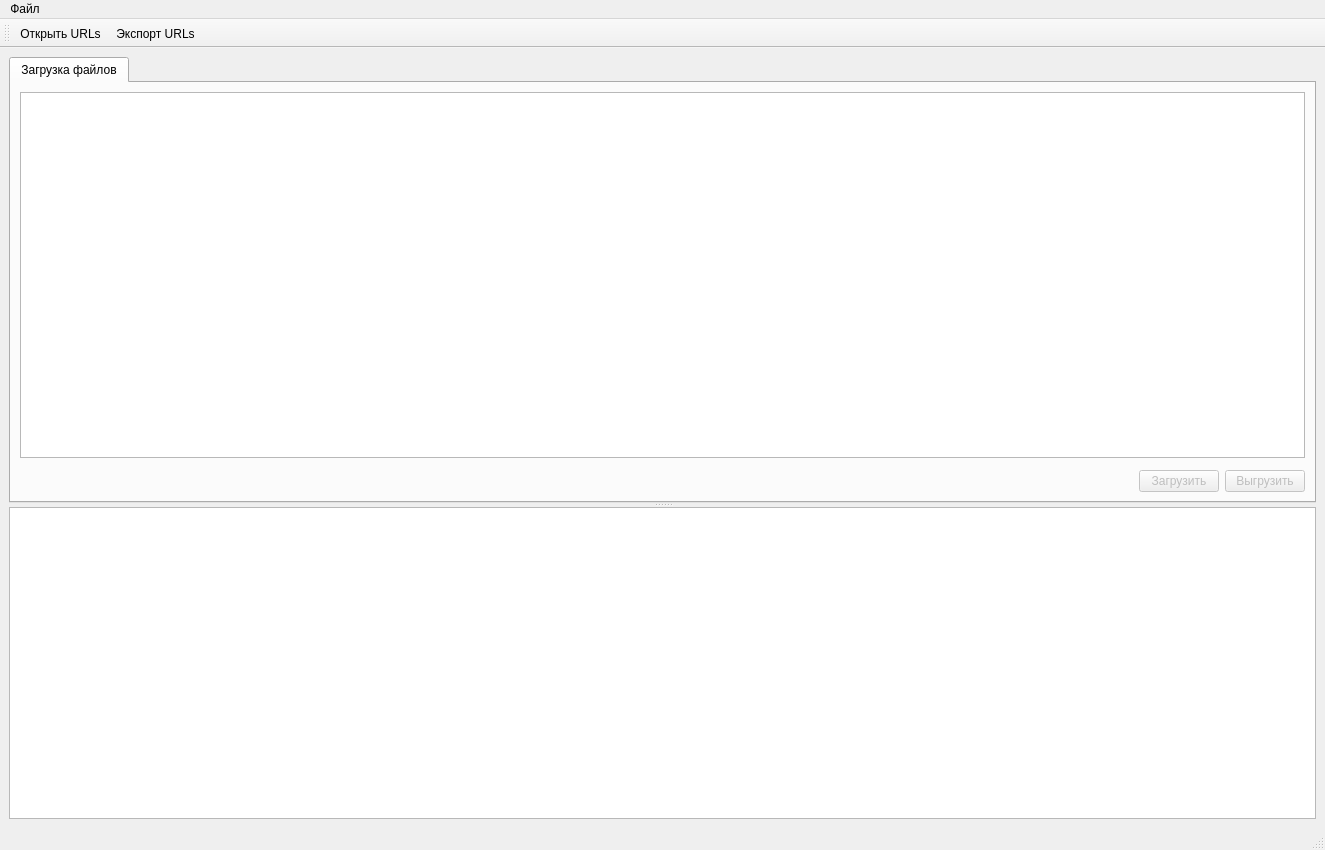
<?xml version="1.0" encoding="UTF-8"?>
<ui version="4.0">
 <class>MainWindow</class>
 <widget class="QMainWindow" name="MainWindow">
  <property name="geometry">
   <rect>
    <x>0</x>
    <y>0</y>
    <width>1325</width>
    <height>850</height>
   </rect>
  </property>
  <property name="windowTitle">
   <string>file-uploader</string>
  </property>
  <property name="windowIcon">
   <iconset resource="file-uploader.qrc">
    <normaloff>:/img/app.png</normaloff>:/img/app.png</iconset>
  </property>
  <widget class="QWidget" name="centralwidget">
   <layout class="QVBoxLayout" name="verticalLayout_2">
    <item>
     <widget class="QSplitter" name="splitter">
      <property name="orientation">
       <enum>Qt::Vertical</enum>
      </property>
      <widget class="QTabWidget" name="tabWidget">
       <property name="currentIndex">
        <number>0</number>
       </property>
       <widget class="QWidget" name="downloadTab">
        <attribute name="title">
         <string>Загрузка файлов</string>
        </attribute>
        <layout class="QVBoxLayout" name="verticalLayout">
         <item>
          <widget class="QTableView" name="urlsView">
           <property name="selectionMode">
            <enum>QAbstractItemView::SingleSelection</enum>
           </property>
           <property name="selectionBehavior">
            <enum>QAbstractItemView::SelectRows</enum>
           </property>
           <attribute name="horizontalHeaderMinimumSectionSize">
            <number>30</number>
           </attribute>
           <attribute name="horizontalHeaderStretchLastSection">
            <bool>true</bool>
           </attribute>
           <attribute name="verticalHeaderDefaultSectionSize">
            <number>24</number>
           </attribute>
          </widget>
         </item>
         <item>
          <widget class="FileSelector" name="dirSelector" native="true"/>
         </item>
         <item>
          <layout class="QHBoxLayout" name="horizontalLayout">
           <property name="topMargin">
            <number>0</number>
           </property>
           <item>
            <spacer name="horizontalSpacer">
             <property name="orientation">
              <enum>Qt::Horizontal</enum>
             </property>
             <property name="sizeHint" stdset="0">
              <size>
               <width>40</width>
               <height>20</height>
              </size>
             </property>
            </spacer>
           </item>
           <item>
            <widget class="QPushButton" name="downloadBtn">
             <property name="enabled">
              <bool>false</bool>
             </property>
             <property name="text">
              <string>Загрузить</string>
             </property>
             <property name="icon">
              <iconset resource="file-uploader.qrc">
               <normaloff>:/img/download.png</normaloff>:/img/download.png</iconset>
             </property>
            </widget>
           </item>
           <item>
            <widget class="QPushButton" name="uploadBtn">
             <property name="enabled">
              <bool>false</bool>
             </property>
             <property name="text">
              <string>Выгрузить</string>
             </property>
             <property name="icon">
              <iconset resource="file-uploader.qrc">
               <normaloff>:/img/upload.png</normaloff>:/img/upload.png</iconset>
             </property>
            </widget>
           </item>
          </layout>
         </item>
        </layout>
       </widget>
      </widget>
      <widget class="QPlainTextEdit" name="loggerEdit"/>
     </widget>
    </item>
   </layout>
  </widget>
  <widget class="QMenuBar" name="menubar">
   <property name="geometry">
    <rect>
     <x>0</x>
     <y>0</y>
     <width>1325</width>
     <height>22</height>
    </rect>
   </property>
   <widget class="QMenu" name="menuFile">
    <property name="title">
     <string>Файл</string>
    </property>
    <addaction name="openUrlsAction"/>
    <addaction name="exportUrlsAction"/>
   </widget>
   <addaction name="menuFile"/>
  </widget>
  <widget class="QStatusBar" name="statusbar"/>
  <widget class="QToolBar" name="toolBar">
   <property name="windowTitle">
    <string>toolBar</string>
   </property>
   <attribute name="toolBarArea">
    <enum>TopToolBarArea</enum>
   </attribute>
   <attribute name="toolBarBreak">
    <bool>false</bool>
   </attribute>
   <addaction name="openUrlsAction"/>
   <addaction name="exportUrlsAction"/>
  </widget>
  <action name="openUrlsAction">
   <property name="icon">
    <iconset resource="file-uploader.qrc">
     <normaloff>:/img/import-file.png</normaloff>:/img/import-file.png</iconset>
   </property>
   <property name="text">
    <string>Открыть URLs</string>
   </property>
   <property name="shortcut">
    <string>Ctrl+O</string>
   </property>
  </action>
  <action name="exportUrlsAction">
   <property name="icon">
    <iconset resource="file-uploader.qrc">
     <normaloff>:/img/export-file.png</normaloff>:/img/export-file.png</iconset>
   </property>
   <property name="text">
    <string>Экспорт URLs</string>
   </property>
   <property name="toolTip">
    <string>Экспорт ссылок на изображения</string>
   </property>
   <property name="shortcut">
    <string>Ctrl+E</string>
   </property>
  </action>
 </widget>
 <customwidgets>
  <customwidget>
   <class>FileSelector</class>
   <extends>QWidget</extends>
   <header>widgets/fileselector.hpp</header>
   <container>1</container>
  </customwidget>
 </customwidgets>
 <resources>
  <include location="file-uploader.qrc"/>
 </resources>
 <connections/>
</ui>
